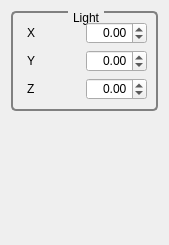
<?xml version="1.0" encoding="UTF-8"?>
<ui version="4.0">
 <class>GvtQCustomEditor</class>
 <widget class="QWidget" name="GvtQCustomEditor">
  <property name="geometry">
   <rect>
    <x>0</x>
    <y>0</y>
    <width>169</width>
    <height>245</height>
   </rect>
  </property>
  <property name="windowTitle">
   <string>Custom Editor</string>
  </property>
  <property name="styleSheet">
   <string>QGroupBox
{
     background-color: qlineargradient(x1: 0, y1: 0, x2: 0, y2: 1,
                                       stop: 0 #E0E0E0, stop: 1 #FFFFFF);
     border: 2px solid gray;
     border-radius: 5px;
     margin-top: 1ex; /* leave space at the top for the title */
 }

 QGroupBox::title
{
	 subcontrol-origin: margin;
     subcontrol-position: top center; /* position at the top center */
     padding: 0 3px;
     background-color: qlineargradient(x1: 0, y1: 0, x2: 0, y2: 1,
                                       stop: 0 #FFOECE, stop: 1 #FFFFFF);
 }

QLabel
{
	border-radius: 4px;
	padding: 2px;
 }
</string>
  </property>
  <layout class="QVBoxLayout" name="verticalLayout">
   <item>
    <widget class="QGroupBox" name="groupBox_2">
     <property name="title">
      <string>Light</string>
     </property>
     <layout class="QGridLayout" name="gridLayout_2">
      <item row="0" column="0">
       <widget class="QLabel" name="label_4">
        <property name="text">
         <string>X</string>
        </property>
       </widget>
      </item>
      <item row="0" column="1">
       <widget class="QDoubleSpinBox" name="_lightXDoubleSpinBox">
        <property name="alignment">
         <set>Qt::AlignRight|Qt::AlignTrailing|Qt::AlignVCenter</set>
        </property>
        <property name="minimum">
         <double>-99.989999999999995</double>
        </property>
        <property name="singleStep">
         <double>0.100000000000000</double>
        </property>
       </widget>
      </item>
      <item row="1" column="0">
       <widget class="QLabel" name="label_5">
        <property name="text">
         <string>Y</string>
        </property>
       </widget>
      </item>
      <item row="1" column="1">
       <widget class="QDoubleSpinBox" name="_lightYDoubleSpinBox">
        <property name="alignment">
         <set>Qt::AlignRight|Qt::AlignTrailing|Qt::AlignVCenter</set>
        </property>
        <property name="minimum">
         <double>-99.989999999999995</double>
        </property>
        <property name="singleStep">
         <double>0.100000000000000</double>
        </property>
       </widget>
      </item>
      <item row="2" column="0">
       <widget class="QLabel" name="label_6">
        <property name="text">
         <string>Z</string>
        </property>
       </widget>
      </item>
      <item row="2" column="1">
       <widget class="QDoubleSpinBox" name="_lightZDoubleSpinBox">
        <property name="alignment">
         <set>Qt::AlignRight|Qt::AlignTrailing|Qt::AlignVCenter</set>
        </property>
        <property name="minimum">
         <double>-99.989999999999995</double>
        </property>
        <property name="singleStep">
         <double>0.100000000000000</double>
        </property>
       </widget>
      </item>
     </layout>
    </widget>
   </item>
   <item>
    <spacer name="verticalSpacer">
     <property name="orientation">
      <enum>Qt::Vertical</enum>
     </property>
     <property name="sizeHint" stdset="0">
      <size>
       <width>20</width>
       <height>122</height>
      </size>
     </property>
    </spacer>
   </item>
  </layout>
 </widget>
 <resources/>
 <connections/>
</ui>
